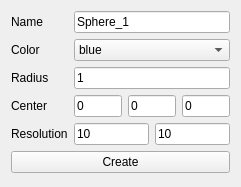
<?xml version="1.0" encoding="UTF-8"?>
<ui version="4.0">
 <class>createSphere</class>
 <widget class="QWidget" name="createSphere">
  <property name="geometry">
   <rect>
    <x>0</x>
    <y>0</y>
    <width>241</width>
    <height>187</height>
   </rect>
  </property>
  <property name="windowTitle">
   <string>Form</string>
  </property>
  <layout class="QGridLayout" name="gridLayout">
   <item row="0" column="0">
    <widget class="QLabel" name="label_3">
     <property name="text">
      <string>Name</string>
     </property>
    </widget>
   </item>
   <item row="0" column="1">
    <widget class="QLineEdit" name="sphereNameInput">
     <property name="text">
      <string>Sphere_1</string>
     </property>
    </widget>
   </item>
   <item row="1" column="0">
    <widget class="QLabel" name="label_5">
     <property name="text">
      <string>Color</string>
     </property>
    </widget>
   </item>
   <item row="1" column="1">
    <widget class="QComboBox" name="sphereColorCombox">
     <item>
      <property name="text">
       <string>blue</string>
      </property>
     </item>
     <item>
      <property name="text">
       <string>darkBlue</string>
      </property>
     </item>
     <item>
      <property name="text">
       <string>gray</string>
      </property>
     </item>
     <item>
      <property name="text">
       <string>darkGray</string>
      </property>
     </item>
     <item>
      <property name="text">
       <string>lightGray</string>
      </property>
     </item>
     <item>
      <property name="text">
       <string>green</string>
      </property>
     </item>
     <item>
      <property name="text">
       <string>darkGreen</string>
      </property>
     </item>
     <item>
      <property name="text">
       <string>cyan</string>
      </property>
     </item>
     <item>
      <property name="text">
       <string>darkCyan</string>
      </property>
     </item>
     <item>
      <property name="text">
       <string>red</string>
      </property>
     </item>
     <item>
      <property name="text">
       <string>darkRed</string>
      </property>
     </item>
     <item>
      <property name="text">
       <string>magenta</string>
      </property>
     </item>
     <item>
      <property name="text">
       <string>darkMagenta</string>
      </property>
     </item>
     <item>
      <property name="text">
       <string>white</string>
      </property>
     </item>
     <item>
      <property name="text">
       <string>black</string>
      </property>
     </item>
     <item>
      <property name="text">
       <string>PICK</string>
      </property>
     </item>
    </widget>
   </item>
   <item row="2" column="0">
    <layout class="QVBoxLayout" name="verticalLayout">
     <item>
      <widget class="QLabel" name="label_2">
       <property name="text">
        <string>Radius</string>
       </property>
      </widget>
     </item>
     <item>
      <widget class="QLabel" name="label">
       <property name="text">
        <string>Center</string>
       </property>
      </widget>
     </item>
     <item>
      <widget class="QLabel" name="label_6">
       <property name="text">
        <string>Resolution</string>
       </property>
      </widget>
     </item>
    </layout>
   </item>
   <item row="2" column="1">
    <layout class="QVBoxLayout" name="verticalLayout_2">
     <item>
      <layout class="QHBoxLayout" name="horizontalLayout_2">
       <item>
        <widget class="QLineEdit" name="sphereRadiusInput">
         <property name="text">
          <string>1</string>
         </property>
        </widget>
       </item>
      </layout>
     </item>
     <item>
      <layout class="QHBoxLayout" name="horizontalLayout">
       <item>
        <widget class="QLineEdit" name="sphereCenterXInput">
         <property name="text">
          <string>0</string>
         </property>
        </widget>
       </item>
       <item>
        <widget class="QLineEdit" name="sphereCenterYInput">
         <property name="text">
          <string>0</string>
         </property>
        </widget>
       </item>
       <item>
        <widget class="QLineEdit" name="sphereCenterZInput">
         <property name="text">
          <string>0</string>
         </property>
        </widget>
       </item>
      </layout>
     </item>
     <item>
      <layout class="QHBoxLayout" name="horizontalLayout_3">
       <item>
        <widget class="QLineEdit" name="sphereResoluThetaInput">
         <property name="text">
          <string>10</string>
         </property>
        </widget>
       </item>
       <item>
        <widget class="QLineEdit" name="sphereResoluPhiInput">
         <property name="text">
          <string>10</string>
         </property>
        </widget>
       </item>
      </layout>
     </item>
    </layout>
   </item>
   <item row="3" column="0" colspan="2">
    <layout class="QHBoxLayout" name="horizontalLayout_4">
     <item>
      <widget class="QPushButton" name="createSphereBtn">
       <property name="text">
        <string>Create</string>
       </property>
      </widget>
     </item>
    </layout>
   </item>
  </layout>
 </widget>
 <resources/>
 <connections/>
</ui>
